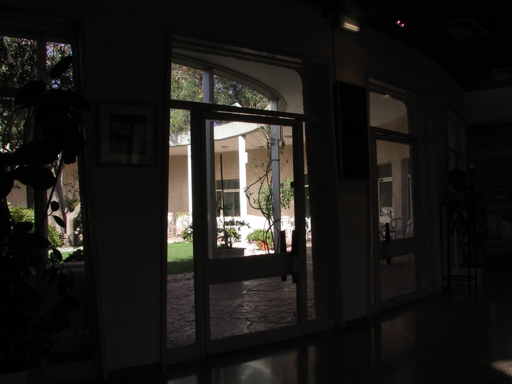
%> input picture EXP_0.bmp, 512 x 384 px
$ octave schema_for_homomorphic.m   (GNU Octave 9; MATLAB toolbox functions it lacks are replaced by stand-ins)
%> lines starting %> are read from the running program, lines starting %| are printed output that depends on the picture; in (x1, y1, x2, y2) boxes, pixels count from 0 and x2, y2 are one past the last pixel; in counts of white or black regions, pixels touching at a corner belong together; the program's own positions count from 1
close all;
clear;
input=double(rgb2gray(imread("EXP_0.bmp")));
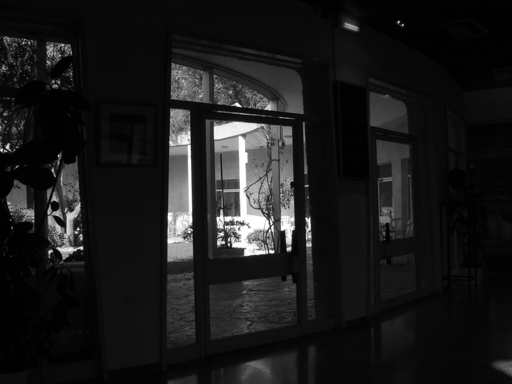
%> input: size 384x512 double; min 0, max 255, mean 26
[hight,width]=size(input);
%> hight = 384; width = 512
newinput=input;newinput(newinput==0)=1;%avoid log(0)
%> after `newinput(newinput==0)=1`: newinput: size 384x512 double; 0.37% of pixels changed, all inside (x1, y1, x2, y2) = (0, 1, 512, 373)
loginput=log(newinput);
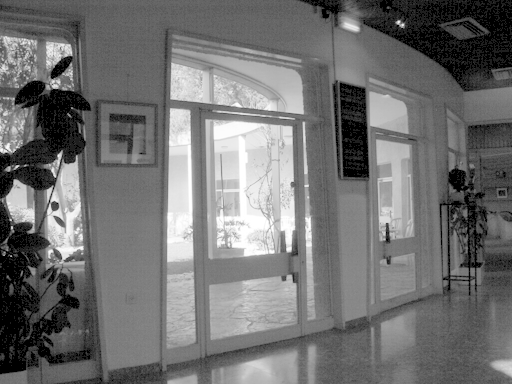
%> loginput: size 384x512 double; min 0, max 5.54, mean 2.47; drawn with min black and max white
finput=fft2(loginput);

%create high-boost filter
id=[0 0 0;0 1 0;0 0 0];
f=fspecial('average');
hb_3=1.25*id-0.25*f;
hb=zeros(hight,width);
hb(1:3,1:3)=hb_3;
fhb=fft2(hb);

output=finput.*fhb;
output=ifft2(output);
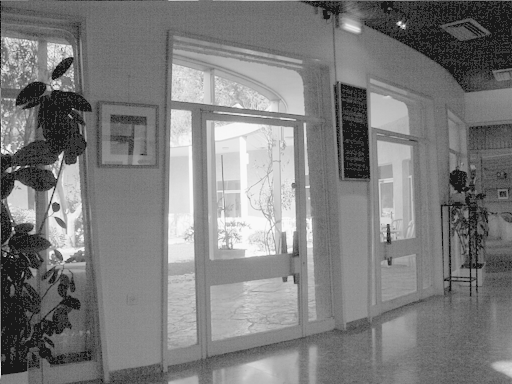
%> output: size 384x512 double; min -0.643, max 5.68, mean 2.47; drawn with min black and max white

imshowpair(uint8(exp(output)),input,'montage')
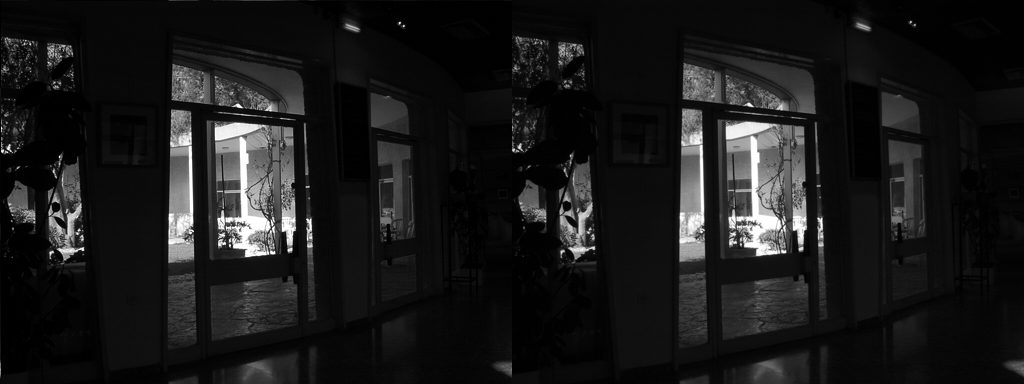
%> displayed picture: size 384x1024, on the screen's scale of 0 to 255; min 0, max 255, mean 25.7
title('homomorphic vs origin')

$ run again, with EXP_4.bmp copied over EXP_0.bmp
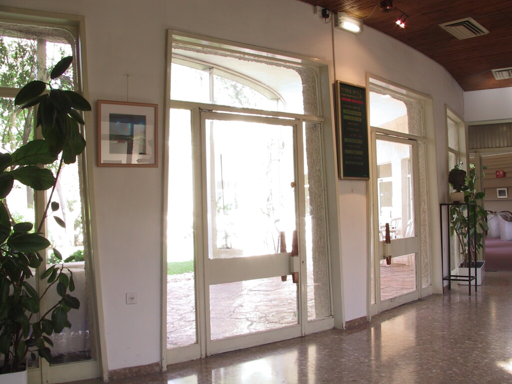
%> input picture EXP_4.bmp, 512 x 384 px
%> `output=ifft2(output);`:
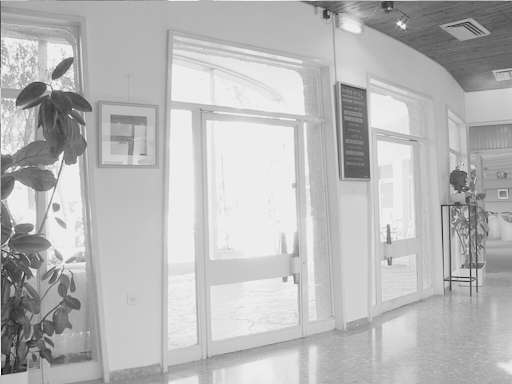
%> output: size 384x512 double; min 1.89, max 5.8, mean 4.73; drawn with min black and max white
%> `imshowpair(uint8(exp(output)),input,'montage')`:
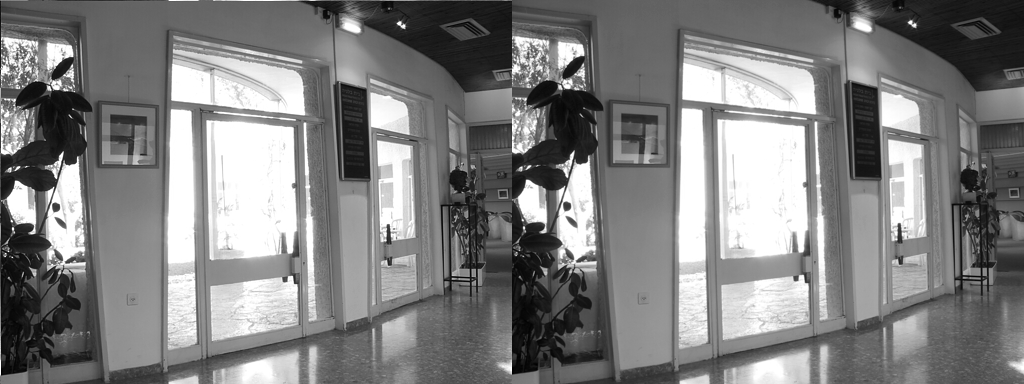
%> displayed picture: size 384x1024, on the screen's scale of 0 to 255; min 0, max 255, mean 128.6
